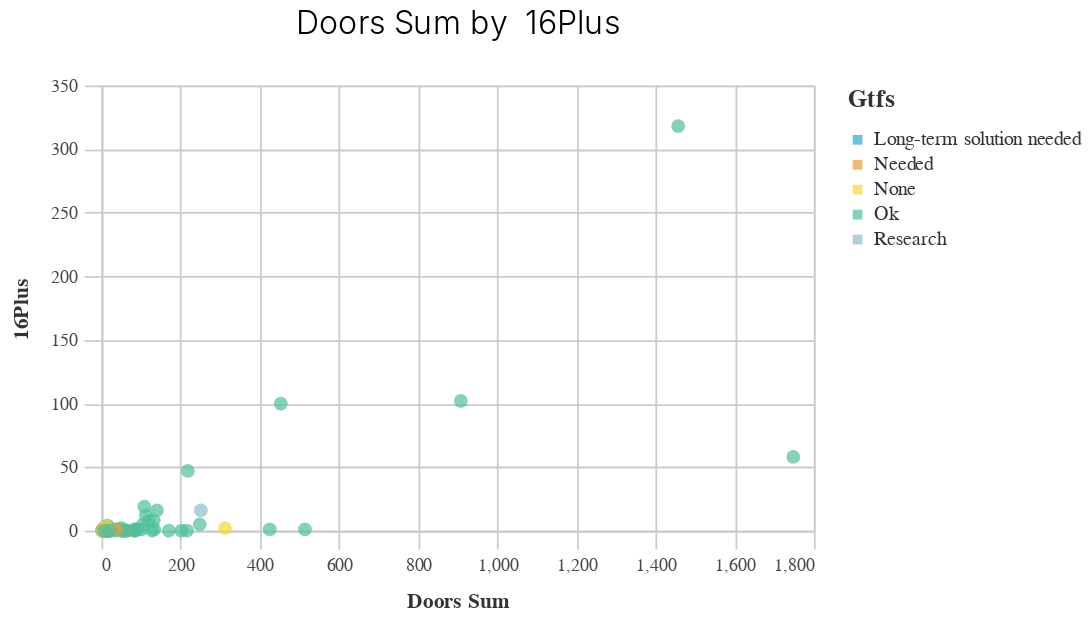

The notebook cell saved with this chart:
### Code cell
_utils.basic_scatter_chart((df_agg), 'doors_sum', '_16plus', 'GTFS'
                            )
